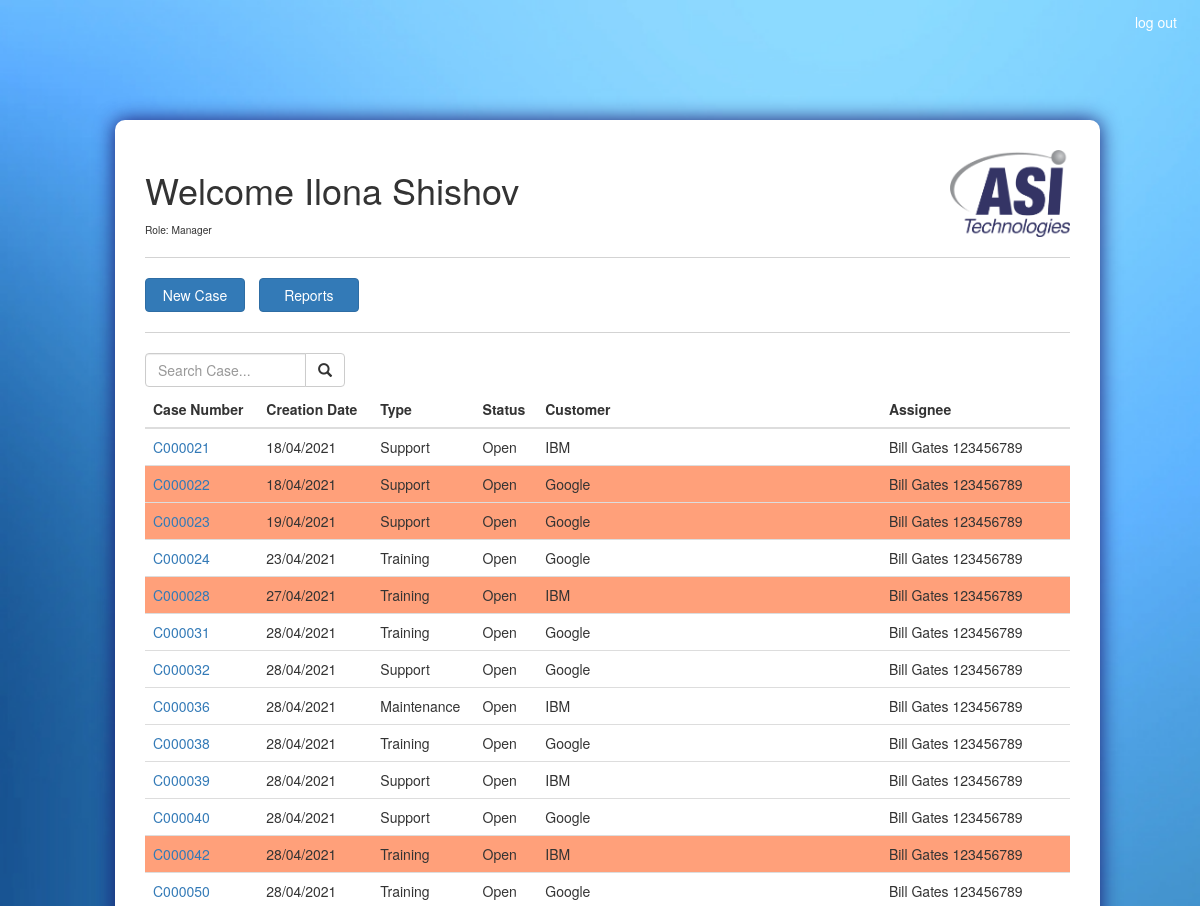
Before: /dashboard/ (signed in, upper part) with the older database file.
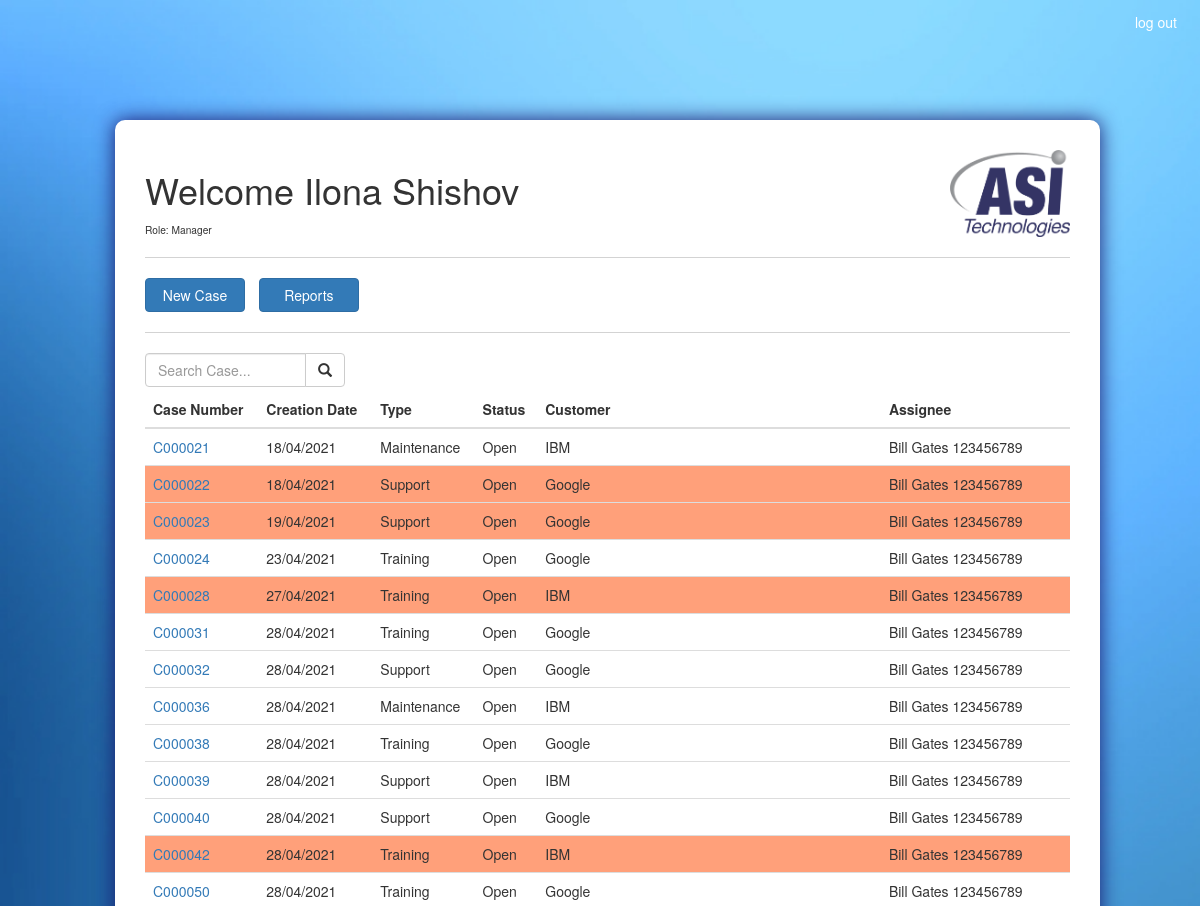
After: the same page with the newer database file.
### ASISupport_app/models.py (models this page shows, shortened)
class Case(models.Model):
	TYPES = (
		('Support', 'Support'),
		('Training', 'Training'),
		('Maintenance', 'Maintenance'),
		('installation','Installation')
	)
	STATUSES = (
		('Open', 'Open'),
		('Resolved', 'Resolved'),
		('Closed', 'Closed'),
		('On Hold','On Hold'),
		('Cancelled','Cancelled')
	)
	case_num 				= models.CharField(max_length=100, primary_key=True)
	case_type 				= models.CharField(max_length=100, choices=TYPES)
	status 					= models.CharField(max_length=100, choices=STATUSES)
	create_date 			= models.DateTimeField(default=timezone.now)
	target_date 			= models.DateField()
	actual_date 			= models.DateField(blank=True, null=True)
	case_manager 			= models.ForeignKey(Employee, on_delete=models.CASCADE)
	machine_down 			= models.BooleanField(default=False)
	customer 				= models.ForeignKey(Customer, on_delete=models.CASCADE)
	customer_contact 		= models.CharField(max_length=100)
	case_description 		= models.TextField()
	cancellation_reason 	= models.TextField(blank=True, null=True)
	on_hold_reason 			= models.TextField(blank=True, null=True)

class Customer(models.Model):
	customer_name 			= models.CharField(max_length=100, primary_key=True)
	def __str__(self):
		return self.customer_name

class Employee(models.Model):
	employee_id 			= models.CharField(max_length=100, primary_key=True)
	first_name 				= models.CharField(max_length=100)
	last_name 				= models.CharField(max_length=100)
	def __str__(self):
		return f'{self.first_name} {self.last_name} {self.employee_id}'

### ASISupport_app/views.py (the view)
# urls.py: path('dashboard/', views.dashboard_view, name = 'dashboard'),
@login_required(login_url='/accounts/login/')
def dashboard_view(request):
	search_case_value = request.POST.get('search_case')
	if request.method == 'POST' and 'search_case_btn' in request.POST:
		if search_case_value:
			cases = Case.objects.filter(case_num__contains=search_case_value, status='Open')
			return render(request, 'ASISupport_app/dashboard.html', locals())
	cases = Case.objects.filter(status='Open')
	''' roles '''
	groups = list(request.user.groups.values_list('name',flat = True))
	permit_new_case = ('Manager' in groups) or ('Support' in groups)
	return render(request, 'ASISupport_app/dashboard.html', locals())

### templates/ASISupport_app/dashboard.html (shortened to what this page needs)
<!DOCTYPE html>
{% extends "ASISupport_app/base.html" %}
{% load static %}
{% block head_block %}
	<link rel="stylesheet" type="text/css" href="{% static 'css/dashboard.css' %}">
{% endblock %}
{% block body_block %}
	<section class="col-sm-1 col-sm-10 col-sm-1">
		<form class="form-container" action="{% url 'ASISupport_app:dashboard' %}" method="POST">
			<div class="welcome">
				<h1 class="inline_it">Welcome {{request.user.get_full_name}}</h1>
				<img src="/static/images/ASI_logo.jpg"/>
			</div>
			<div class="roles">
				<small>Role: {% if groups %} {{ groups|join:", " }} {% else %} None {% endif %}</small>
			</div>
			<hr class="solid">
			<div>
				{% if permit_new_case %}
					<a href="{% url 'ASISupport_app:new_case' %}" class="btn btn-primary">New Case</a>
				{% endif %}
				<a href="{% url 'ASISupport_app:report' %}" class="btn btn-primary not_first">Reports</a>
			</div>
			<hr class="solid">
				<div class="inline_it search_bar">
					<div class="input-group">
						<input type="search" name="search_case" class="form-control" placeholder="Search Case..." aria-lable="Search" value="{{ search_case_value|default_if_none:'' }}" />
						<div class="input-group-btn">
							<button class="btn btn-default" type="submit" name="search_case_btn">
								<i class="glyphicon glyphicon-search"></i>
							</button>
						</div>
					</div>
				</div>
				<table class="table table-hover">
					<thead>
						<tr>
							<th scope="col">Case Number</th>
				    		<th scope="col">Creation Date</th>
				    		<th scope="col">Type</th>
				    		<th scope="col">Status</th>
				    		<th scope="col">Customer</th>
				    		<th scope="col">Assignee</th>
				    	</tr>
					</thead>
					<tbody>
						{% for case in cases %}
						<tr id="{{ case.case_num }}">
							<td><a href="{% url 'ASISupport_app:view_case' case.case_num %}">{{ case.case_num }}</a></td>
							<td>{{ case.create_date|date:'d/m/Y' }}</td>
							<td>{{ case.case_type }}</td>
							<td>{{ case.status }}</td>
							<td>{{ case.customer }}</td>
							<td>{{ case.case_manager }}</td>
						</tr>
						{% endfor %}
					</tbody>
				</table>
		</form>
	</section>
{% endblock %}

Changed rows visible on the page:
changed Case "C000021": case_type "Support" → "Maintenance"
